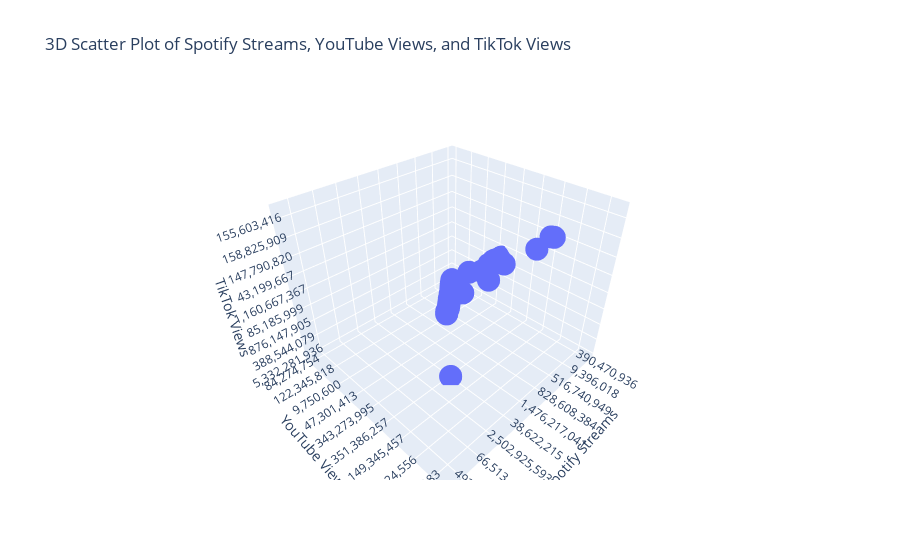

Notebook code for this chart:
### Code cell
figure6 = px.scatter_3d(dataset, x='Spotify Streams', y='YouTube Views', z='TikTok Views',
                      title='3D Scatter Plot of Spotify Streams, YouTube Views, and TikTok Views')

figure6.show()

### Figure 1 — Plotly figure (JSON) as saved in the notebook; plotly's stock layout.template omitted (floating-point values rounded to 4 significant figures; data arrays with more than 128 entries replaced by an {"elided": "..."} marker saying what was removed)
{"data": [{"hovertemplate": "Spotify Streams=%{x}<br>YouTube Views=%{y}<br>TikTok Views=%{z}<extra></extra>", "legendgroup": "", "marker": {"color": "#636efa", "symbol": "circle"}, "mode": "markers", "name": "", "scene": "scene", "showlegend": false, "type": "scatter3d", "x": {"elided": "4600 str values"}, "y": {"elided": "4600 str values"}, "z": {"elided": "4600 str values"}}], "layout": {"legend": {"tracegroupgap": 0}, "scene": {"domain": {"x": [0, 1], "y": [0, 1]}, "xaxis": {"title": {"text": "Spotify Streams"}}, "yaxis": {"title": {"text": "YouTube Views"}}, "zaxis": {"title": {"text": "TikTok Views"}}}, "title": {"text": "3D Scatter Plot of Spotify Streams, YouTube Views, and TikTok Views"}}}
